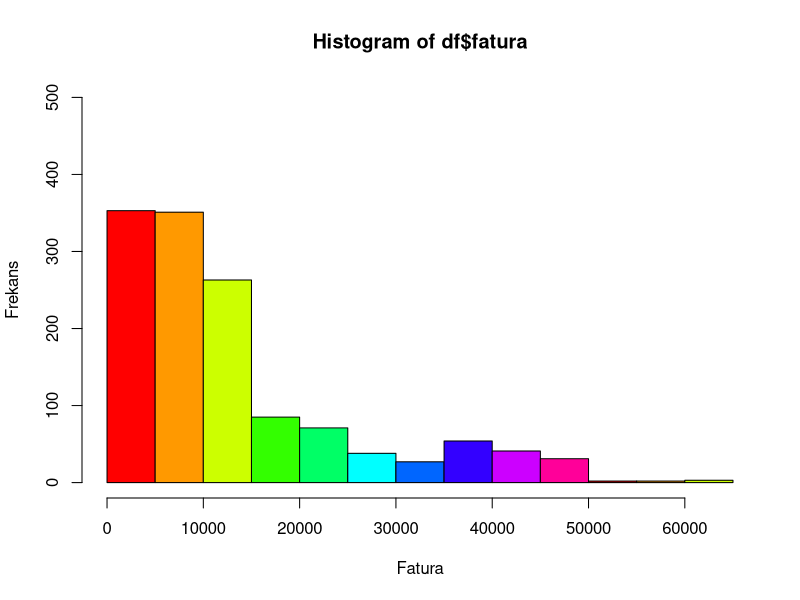
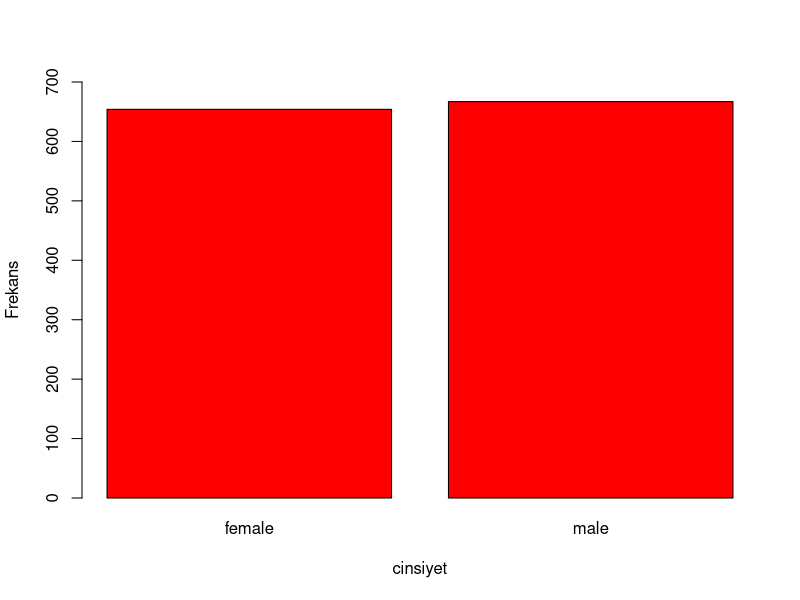
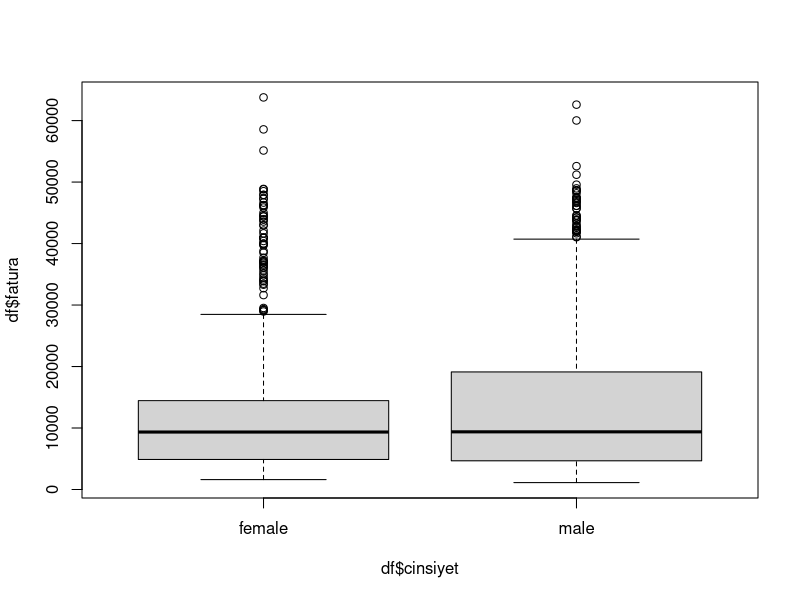
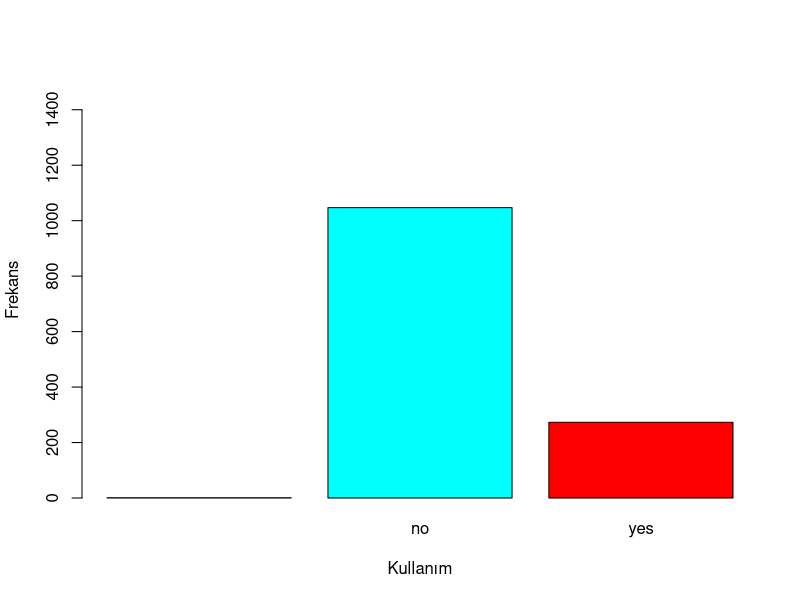
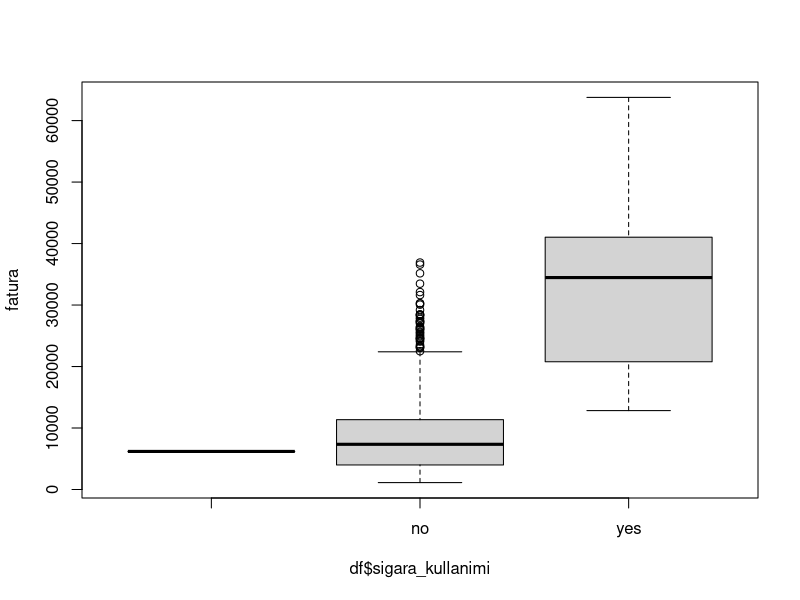
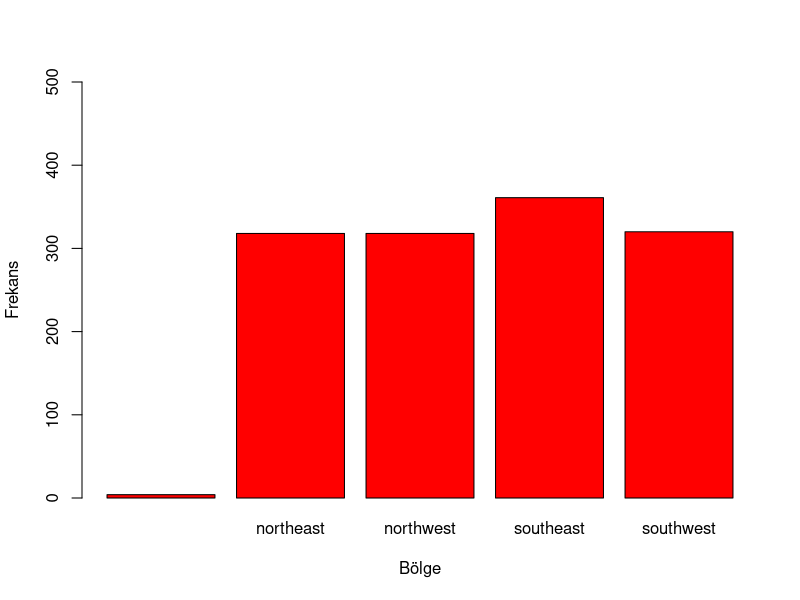
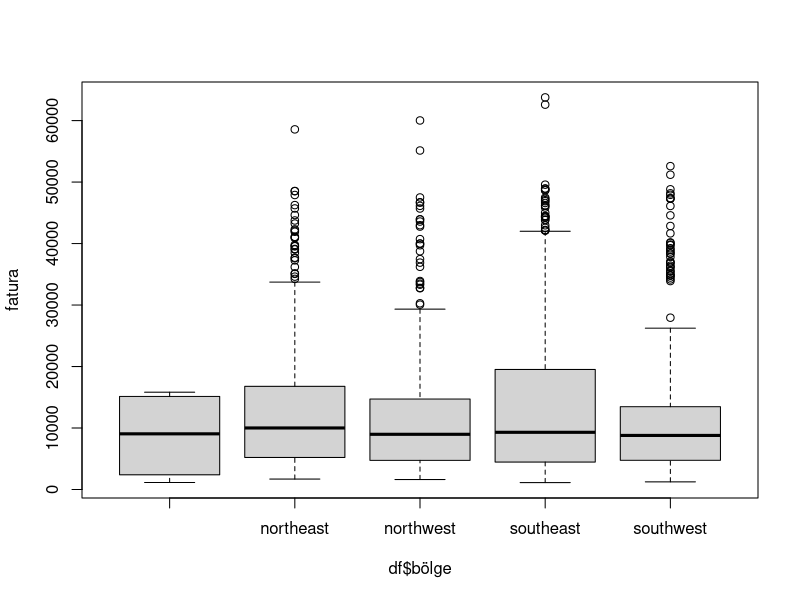
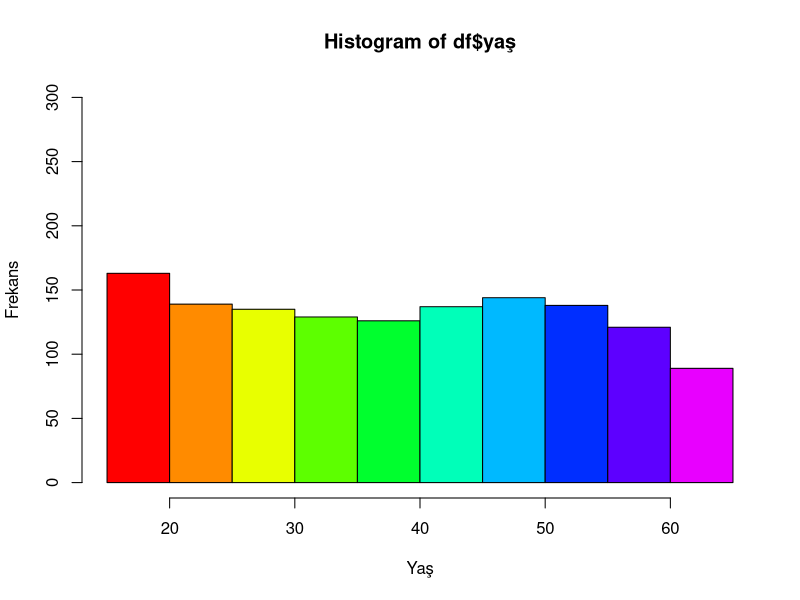

The R script that drew these images, in order:
setwd("/home/ekose/Desktop/rprograming")
getwd()
df <- read.csv("insurance.csv")
head(df)
sapply(df, class)
names(df) <- c("yaş","cinsiyet","vücut_kitle","çocuk_sayisi","sigara_kullanimi","bölge","fatura")
sayisal_sütünlar <- c("yaş","vücut_kitle","çocuk_sayisi","fatura")
sayisal_olmayan <- c("cinsiyet","sigara_kullanimi","bölge")

summary(df)
print(sum(is.na(df)))
df <- na.omit(df)
print(sum(is.na(df)))
duplicated_rows <- df[duplicated(df), ]
duplicated_rows
install.packages("dplyr")
library(dplyr)
cleaned_df <- distinct(df)
hist(df$fatura, xlab="Fatura", ylab="Frekans", col=rainbow(10), ylim=c(0,500))
install.packages("nortest")
library(nortest)
ad.test(df$fatura)
df[sayisal_olmayan] <- lapply(df[sayisal_olmayan],as.factor)
sapply(df,class)
summary(df[sayisal_olmayan])

barplot(table(df$cinsiyet), xlab="cinsiyet", col=rainbow(1), ylim=c(0,700), ylab="Frekans")
boxplot(df$fatura~df$cinsiyet, data=df)

barplot(table(df$sigara_kullanimi), xlab="Kullanım", col=rainbow(2), ylim=c(0,1500), ylab="Frekans")
boxplot(fatura~df$sigara_kullanimi, data=df)

barplot(table(df$bölge), xlab="Bölge", col=rainbow(1), ylim=c(0,500), ylab="Frekans")
boxplot(fatura~df$bölge, data=df)

summary(df[sayisal_sütünlar])

hist(df$yaş, xlab="Yaş",ylab="Frekans",col=rainbow(11), ylim=c(0,300))
boxplot(df$fatura~df$yaş, data=df)

hist(df$vücut_kitle, xlab="kitle_indeksi",ylab="Frekans",col=rainbow(11), ylim=c(0,500))
boxplot(df$fatura~df$vücut_kitle, data=df)

hist(df$çocuk_sayisi, xlab="Çocuk sayısı",ylab="Frekans",col=rainbow(11), ylim=c(0,700),xlim = c(0,5))
boxplot(df$fatura~df$çocuk_sayisi, data=df)

korelasyon_matrix <- cor(df[sayisal_sütünlar])
korelasyon_matrix

install.packages("corrplot")
library(corrplot)
corrplot(korelasyon_matrix,method = "number",col =rainbow(80))

library("fastDummies")
df_dummy <- dummy_cols(df, select_columns = c("cinsiyet", "sigara_kullanimi","bölge"))
sapply(df_dummy, class)
head(df_dummy)

df_dummy <- subset(df_dummy, select = -c(cinsiyet,cinsiyet_female, sigara_kullanimi,sigara_kullanimi_no
                                         ,sigara_kullanimi_,bölge,bölge_northeast,bölge_))
head(df_dummy)
df_dummy <- df_dummy[,c(1,2,3,5,6,7,8,9,4)]
head(df_dummy)
sapply(df_dummy,class)
df_dummy$yaş <-as.numeric(df_dummy$yaş)
df_dummy$çocuk_sayisi <-as.numeric(df_dummy$çocuk_sayisi)
df_dummy$cinsiyet_male <-as.factor(df_dummy$cinsiyet_male)
df_dummy$sigara_kullanimi_yes <-as.factor(df_dummy$sigara_kullanimi_yes)
df_dummy$bölge_northwest <-as.factor(df_dummy$bölge_northwest)
df_dummy$bölge_southeast <-as.factor(df_dummy$bölge_southeast)
df_dummy$bölge_southwest <-as.factor(df_dummy$bölge_southwest)
sapply(df_dummy,class)


##Normalizasyon
df_scaled <- as.data.frame(scale(df_dummy[c(1,2,3)]))
df_scaled <- cbind(df_scaled,df_dummy[c(4,5,6,7,8,9)])
str(df_scaled)

#lm(liner model)
model_1 <- lm(formula = fatura~yaş + vücut_kitle + çocuk_sayisi + cinsiyet_male + sigara_kullanimi_yes 
              +bölge_northwest + bölge_southwest + bölge_southeast , data = df_scaled )
summary(model_1)

# anlamlılık katsayıalrına göre model
model_2 <- lm(formula = fatura~yaş + vücut_kitle + çocuk_sayisi + sigara_kullanimi_yes, data = df_scaled)
summary(model_2)
#r-kare Ve düzeltilmiş r-kare 
 ## model_1 de ve model ikide r-kare ve düzeltilmiş r-kare farkı yok bundan doalyı model_1 den çıkardığımız verilerin 
  # veriyi açıklamada etkisi yok
# Düzeltilmiş R-kare, R-kare'nin düzeltilmiş bir versiyonudur ve modeldeki bağımsız değişken
# sayısını dikkate alır. Düzeltilmiş R-kare, eklenen her bağımsız değişkenin R-kare'ye olan katkısını kontrol eder.
# Bu sayede, modeldeki gereksiz değişkenler eklenip eklenmediğini değerlendirebiliriz.

#vıf değerleri
install.packages("car")
library(car)
vif_values <- vif(model_2)
vif_values
barplot(vif_values, main = "VIF Değerleri",ylim =c(0,1.20) , col = "red")
anova(model_2)

#normallik testi
par(mfrow=c(1,2))
hist(model_2$residuals)
shapiro.test(model_2$residuals)
# p-value < 0.05 küçük olduğu için hatalar normal dağılmamıştır

#varyans homojenliği
install.packages('lmtest')
library("zoo")
library("lmtest")
bptest(model_2)
#p-values 0.05 küçük oludğu için heteroskedastisite vardır(hatalar sabit varyanslı değldir)
weights <- 1 / residuals(model_2)^2
wls_model <- lm(fatura ~ yaş + vücut_kitle + çocuk_sayisi  + sigara_kullanimi_yes,
                weights = weights, data = df_scaled)
bptest(wls_model)
#p-value 0.05 büyük olduğu içi hatalar sabit varyanslıdır

#modelin hata değerlerini görmek için
hatvalues(wls_model)
#modelin öngörülerinden elde edilen hat değerlerinin ortalamasının iki katından daha büyük olan aykırı gözlemleri bulma
which(hatvalues(wls_model)>2*mean(hatvalues(wls_model)))
#ortalama kare hatasının toplamı
mse <- sum(wls_model$residuals ^ 2) / wls_model$df
mse
#modelin öngörülerinden elde edilen hat değerlerinin ortalamasının iki katından daha büyük olan aykırı gözlemleri bulma
which(hatvalues(wls_model)>2*mean(hatvalues(wls_model)))
stand_res <- wls_model$residuals / mse ^ 0.5
stand_res
which(abs(stand_res) > 2)
par(mfrow=c(2,2))
plot(wls_model)

plot(hatvalues(wls_model), stand_res)
abline(h=c(-2,2), v=4/35)
